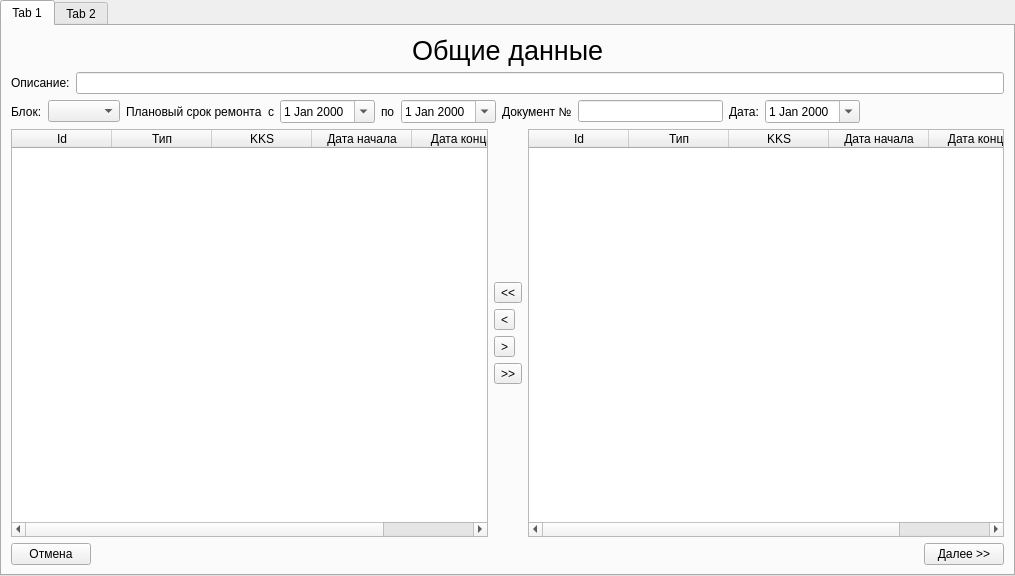
<?xml version="1.0" encoding="UTF-8"?>
<ui version="4.0">
 <class>TRReportForm</class>
 <widget class="QWidget" name="TRReportForm">
  <property name="geometry">
   <rect>
    <x>0</x>
    <y>0</y>
    <width>1015</width>
    <height>576</height>
   </rect>
  </property>
  <property name="windowTitle">
   <string>Отчёт по ТР</string>
  </property>
  <layout class="QHBoxLayout" name="horizontalLayout">
   <property name="leftMargin">
    <number>0</number>
   </property>
   <property name="topMargin">
    <number>0</number>
   </property>
   <property name="rightMargin">
    <number>0</number>
   </property>
   <property name="bottomMargin">
    <number>0</number>
   </property>
   <item>
    <widget class="QTabWidget" name="tabWidget">
     <property name="currentIndex">
      <number>0</number>
     </property>
     <widget class="QWidget" name="commonTab">
      <attribute name="title">
       <string>Tab 1</string>
      </attribute>
      <layout class="QVBoxLayout" name="verticalLayout_2">
       <item>
        <layout class="QHBoxLayout" name="horizontalLayout_2">
         <item>
          <spacer name="horizontalSpacer">
           <property name="orientation">
            <enum>Qt::Horizontal</enum>
           </property>
           <property name="sizeHint" stdset="0">
            <size>
             <width>40</width>
             <height>20</height>
            </size>
           </property>
          </spacer>
         </item>
         <item>
          <widget class="QLabel" name="label">
           <property name="font">
            <font>
             <pointsize>20</pointsize>
            </font>
           </property>
           <property name="text">
            <string>Общие данные</string>
           </property>
          </widget>
         </item>
         <item>
          <spacer name="horizontalSpacer_2">
           <property name="orientation">
            <enum>Qt::Horizontal</enum>
           </property>
           <property name="sizeHint" stdset="0">
            <size>
             <width>40</width>
             <height>20</height>
            </size>
           </property>
          </spacer>
         </item>
        </layout>
       </item>
       <item>
        <layout class="QHBoxLayout" name="horizontalLayout_15">
         <item>
          <widget class="QLabel" name="label_4">
           <property name="text">
            <string>Описание:</string>
           </property>
          </widget>
         </item>
         <item>
          <widget class="QLineEdit" name="descEdit"/>
         </item>
        </layout>
       </item>
       <item>
        <layout class="QHBoxLayout" name="horizontalLayout_5">
         <item>
          <widget class="QLabel" name="label_2">
           <property name="text">
            <string>Блок:</string>
           </property>
          </widget>
         </item>
         <item>
          <widget class="QComboBox" name="unitBox"/>
         </item>
         <item>
          <widget class="QLabel" name="label_8">
           <property name="text">
            <string>Плановый срок ремонта</string>
           </property>
          </widget>
         </item>
         <item>
          <widget class="QLabel" name="label_6">
           <property name="text">
            <string>с</string>
           </property>
          </widget>
         </item>
         <item>
          <widget class="QDateEdit" name="begDateEdit">
           <property name="calendarPopup">
            <bool>true</bool>
           </property>
          </widget>
         </item>
         <item>
          <widget class="QLabel" name="label_7">
           <property name="text">
            <string>по</string>
           </property>
          </widget>
         </item>
         <item>
          <widget class="QDateEdit" name="endDateEdit">
           <property name="calendarPopup">
            <bool>true</bool>
           </property>
          </widget>
         </item>
         <item>
          <widget class="QLabel" name="docLabel">
           <property name="text">
            <string>Документ №</string>
           </property>
          </widget>
         </item>
         <item>
          <widget class="QLineEdit" name="docNumEdit">
           <property name="inputMask">
            <string/>
           </property>
           <property name="text">
            <string/>
           </property>
           <property name="maxLength">
            <number>32767</number>
           </property>
           <property name="cursorPosition">
            <number>0</number>
           </property>
          </widget>
         </item>
         <item>
          <widget class="QLabel" name="label_13">
           <property name="text">
            <string>Дата:</string>
           </property>
          </widget>
         </item>
         <item>
          <widget class="QDateEdit" name="dateEdit">
           <property name="calendarPopup">
            <bool>true</bool>
           </property>
          </widget>
         </item>
         <item>
          <spacer name="horizontalSpacer_4">
           <property name="orientation">
            <enum>Qt::Horizontal</enum>
           </property>
           <property name="sizeHint" stdset="0">
            <size>
             <width>40</width>
             <height>20</height>
            </size>
           </property>
          </spacer>
         </item>
        </layout>
       </item>
       <item>
        <layout class="QHBoxLayout" name="horizontalLayout_4">
         <item>
          <widget class="DragDropTable" name="selectedTRTable">
           <property name="acceptDrops">
            <bool>true</bool>
           </property>
           <property name="editTriggers">
            <set>QAbstractItemView::NoEditTriggers</set>
           </property>
           <property name="dragDropMode">
            <enum>QAbstractItemView::DragDrop</enum>
           </property>
           <property name="selectionMode">
            <enum>QAbstractItemView::SingleSelection</enum>
           </property>
           <property name="selectionBehavior">
            <enum>QAbstractItemView::SelectRows</enum>
           </property>
           <attribute name="verticalHeaderVisible">
            <bool>true</bool>
           </attribute>
           <column>
            <property name="text">
             <string>Id</string>
            </property>
           </column>
           <column>
            <property name="text">
             <string>Тип</string>
            </property>
           </column>
           <column>
            <property name="text">
             <string>KKS</string>
            </property>
           </column>
           <column>
            <property name="text">
             <string>Дата начала</string>
            </property>
           </column>
           <column>
            <property name="text">
             <string>Дата конца</string>
            </property>
           </column>
          </widget>
         </item>
         <item>
          <layout class="QVBoxLayout" name="verticalLayout">
           <item>
            <spacer name="verticalSpacer">
             <property name="orientation">
              <enum>Qt::Vertical</enum>
             </property>
             <property name="sizeHint" stdset="0">
              <size>
               <width>20</width>
               <height>40</height>
              </size>
             </property>
            </spacer>
           </item>
           <item>
            <widget class="QToolButton" name="addAllButton">
             <property name="text">
              <string>&lt;&lt;</string>
             </property>
            </widget>
           </item>
           <item>
            <widget class="QToolButton" name="addButton">
             <property name="text">
              <string>&lt;</string>
             </property>
            </widget>
           </item>
           <item>
            <widget class="QToolButton" name="removeButton">
             <property name="text">
              <string>&gt;</string>
             </property>
            </widget>
           </item>
           <item>
            <widget class="QToolButton" name="removeAllButton">
             <property name="text">
              <string>&gt;&gt;</string>
             </property>
            </widget>
           </item>
           <item>
            <spacer name="verticalSpacer_2">
             <property name="orientation">
              <enum>Qt::Vertical</enum>
             </property>
             <property name="sizeHint" stdset="0">
              <size>
               <width>20</width>
               <height>40</height>
              </size>
             </property>
            </spacer>
           </item>
          </layout>
         </item>
         <item>
          <widget class="DragDropTable" name="trTable">
           <property name="acceptDrops">
            <bool>true</bool>
           </property>
           <property name="editTriggers">
            <set>QAbstractItemView::NoEditTriggers</set>
           </property>
           <property name="dragDropMode">
            <enum>QAbstractItemView::DragDrop</enum>
           </property>
           <property name="selectionMode">
            <enum>QAbstractItemView::SingleSelection</enum>
           </property>
           <property name="selectionBehavior">
            <enum>QAbstractItemView::SelectRows</enum>
           </property>
           <attribute name="verticalHeaderVisible">
            <bool>false</bool>
           </attribute>
           <column>
            <property name="text">
             <string>Id</string>
            </property>
           </column>
           <column>
            <property name="text">
             <string>Тип</string>
            </property>
           </column>
           <column>
            <property name="text">
             <string>KKS</string>
            </property>
           </column>
           <column>
            <property name="text">
             <string>Дата начала</string>
            </property>
           </column>
           <column>
            <property name="text">
             <string>Дата конца</string>
            </property>
           </column>
          </widget>
         </item>
        </layout>
       </item>
       <item>
        <layout class="QHBoxLayout" name="horizontalLayout_3">
         <item>
          <widget class="QPushButton" name="cancelButton">
           <property name="text">
            <string>Отмена</string>
           </property>
          </widget>
         </item>
         <item>
          <spacer name="horizontalSpacer_3">
           <property name="orientation">
            <enum>Qt::Horizontal</enum>
           </property>
           <property name="sizeHint" stdset="0">
            <size>
             <width>40</width>
             <height>20</height>
            </size>
           </property>
          </spacer>
         </item>
         <item>
          <widget class="QPushButton" name="nextButton">
           <property name="text">
            <string>Далее &gt;&gt;</string>
           </property>
          </widget>
         </item>
        </layout>
       </item>
      </layout>
     </widget>
     <widget class="QWidget" name="signTab">
      <attribute name="title">
       <string>Tab 2</string>
      </attribute>
      <layout class="QVBoxLayout" name="verticalLayout_8">
       <item>
        <layout class="QHBoxLayout" name="horizontalLayout_6">
         <item>
          <spacer name="horizontalSpacer_5">
           <property name="orientation">
            <enum>Qt::Horizontal</enum>
           </property>
           <property name="sizeHint" stdset="0">
            <size>
             <width>40</width>
             <height>20</height>
            </size>
           </property>
          </spacer>
         </item>
         <item>
          <widget class="QLabel" name="label_3">
           <property name="font">
            <font>
             <pointsize>20</pointsize>
            </font>
           </property>
           <property name="text">
            <string>Данные подписантов</string>
           </property>
          </widget>
         </item>
         <item>
          <spacer name="horizontalSpacer_6">
           <property name="orientation">
            <enum>Qt::Horizontal</enum>
           </property>
           <property name="sizeHint" stdset="0">
            <size>
             <width>40</width>
             <height>20</height>
            </size>
           </property>
          </spacer>
         </item>
        </layout>
       </item>
       <item>
        <layout class="QHBoxLayout" name="horizontalLayout_17">
         <item>
          <layout class="QVBoxLayout" name="verticalLayout_7">
           <item>
            <layout class="QVBoxLayout" name="verticalLayout_3">
             <item>
              <widget class="QLabel" name="label_11">
               <property name="text">
                <string>Подразделение-владелец:</string>
               </property>
              </widget>
             </item>
             <item>
              <layout class="QHBoxLayout" name="horizontalLayout_7">
               <property name="spacing">
                <number>0</number>
               </property>
               <item>
                <widget class="DragDropEdit" name="ownerEdit">
                 <property name="readOnly">
                  <bool>true</bool>
                 </property>
                </widget>
               </item>
               <item>
                <widget class="QToolButton" name="ownerClearButton">
                 <property name="text">
                  <string>x</string>
                 </property>
                </widget>
               </item>
              </layout>
             </item>
            </layout>
           </item>
           <item>
            <layout class="QVBoxLayout" name="verticalLayout_4">
             <item>
              <widget class="QLabel" name="label_5">
               <property name="text">
                <string>Члены комиссии:</string>
               </property>
              </widget>
             </item>
             <item>
              <layout class="QHBoxLayout" name="horizontalLayout_8">
               <property name="spacing">
                <number>0</number>
               </property>
               <item>
                <widget class="DragDropEdit" name="member1Edit">
                 <property name="readOnly">
                  <bool>true</bool>
                 </property>
                </widget>
               </item>
               <item>
                <widget class="QToolButton" name="member1ClearButton">
                 <property name="text">
                  <string>x</string>
                 </property>
                </widget>
               </item>
              </layout>
             </item>
             <item>
              <layout class="QHBoxLayout" name="horizontalLayout_9">
               <property name="spacing">
                <number>0</number>
               </property>
               <item>
                <widget class="DragDropEdit" name="member2Edit">
                 <property name="readOnly">
                  <bool>true</bool>
                 </property>
                </widget>
               </item>
               <item>
                <widget class="QToolButton" name="member2ClearButton">
                 <property name="text">
                  <string>x</string>
                 </property>
                </widget>
               </item>
              </layout>
             </item>
             <item>
              <layout class="QHBoxLayout" name="horizontalLayout_10">
               <property name="spacing">
                <number>0</number>
               </property>
               <item>
                <widget class="DragDropEdit" name="member3Edit">
                 <property name="readOnly">
                  <bool>true</bool>
                 </property>
                </widget>
               </item>
               <item>
                <widget class="QToolButton" name="member3ClearButton">
                 <property name="text">
                  <string>x</string>
                 </property>
                </widget>
               </item>
              </layout>
             </item>
             <item>
              <layout class="QHBoxLayout" name="horizontalLayout_11">
               <property name="spacing">
                <number>0</number>
               </property>
               <item>
                <widget class="DragDropEdit" name="member4Edit">
                 <property name="readOnly">
                  <bool>true</bool>
                 </property>
                </widget>
               </item>
               <item>
                <widget class="QToolButton" name="member4ClearButton">
                 <property name="text">
                  <string>x</string>
                 </property>
                </widget>
               </item>
              </layout>
             </item>
             <item>
              <layout class="QHBoxLayout" name="horizontalLayout_13">
               <property name="spacing">
                <number>0</number>
               </property>
               <item>
                <widget class="DragDropEdit" name="member5Edit">
                 <property name="autoFillBackground">
                  <bool>false</bool>
                 </property>
                 <property name="readOnly">
                  <bool>true</bool>
                 </property>
                </widget>
               </item>
               <item>
                <widget class="QToolButton" name="member5ClearButton">
                 <property name="text">
                  <string>x</string>
                 </property>
                </widget>
               </item>
              </layout>
             </item>
            </layout>
           </item>
           <item>
            <layout class="QVBoxLayout" name="verticalLayout_5">
             <item>
              <widget class="QLabel" name="label_12">
               <property name="text">
                <string>Подразделение АС, ответственное за ремонт </string>
               </property>
              </widget>
             </item>
             <item>
              <layout class="QHBoxLayout" name="horizontalLayout_14">
               <property name="spacing">
                <number>0</number>
               </property>
               <item>
                <widget class="DragDropEdit" name="repairerEdit">
                 <property name="readOnly">
                  <bool>true</bool>
                 </property>
                </widget>
               </item>
               <item>
                <widget class="QToolButton" name="repairerClearButton">
                 <property name="text">
                  <string>x</string>
                 </property>
                </widget>
               </item>
              </layout>
             </item>
            </layout>
           </item>
           <item>
            <layout class="QVBoxLayout" name="verticalLayout_6">
             <item>
              <widget class="QLabel" name="label_10">
               <property name="text">
                <string>Руководитель работ по ремонту оборудования:</string>
               </property>
              </widget>
             </item>
             <item>
              <layout class="QHBoxLayout" name="horizontalLayout_16">
               <property name="spacing">
                <number>0</number>
               </property>
               <item>
                <widget class="DragDropEdit" name="chiefEdit">
                 <property name="readOnly">
                  <bool>true</bool>
                 </property>
                </widget>
               </item>
               <item>
                <widget class="QToolButton" name="chiefClearButton">
                 <property name="text">
                  <string>x</string>
                 </property>
                </widget>
               </item>
              </layout>
             </item>
            </layout>
           </item>
           <item>
            <spacer name="verticalSpacer_3">
             <property name="orientation">
              <enum>Qt::Vertical</enum>
             </property>
             <property name="sizeHint" stdset="0">
              <size>
               <width>20</width>
               <height>40</height>
              </size>
             </property>
            </spacer>
           </item>
          </layout>
         </item>
         <item>
          <widget class="QTableWidget" name="signersTable">
           <property name="editTriggers">
            <set>QAbstractItemView::NoEditTriggers</set>
           </property>
           <property name="dragEnabled">
            <bool>true</bool>
           </property>
           <property name="dragDropMode">
            <enum>QAbstractItemView::DragOnly</enum>
           </property>
           <property name="selectionMode">
            <enum>QAbstractItemView::SingleSelection</enum>
           </property>
           <property name="selectionBehavior">
            <enum>QAbstractItemView::SelectRows</enum>
           </property>
           <attribute name="verticalHeaderVisible">
            <bool>false</bool>
           </attribute>
           <column>
            <property name="text">
             <string>Id</string>
            </property>
           </column>
           <column>
            <property name="text">
             <string>ФИО</string>
            </property>
           </column>
           <column>
            <property name="text">
             <string>Должность</string>
            </property>
           </column>
          </widget>
         </item>
        </layout>
       </item>
       <item>
        <layout class="QHBoxLayout" name="horizontalLayout_12">
         <property name="sizeConstraint">
          <enum>QLayout::SetMinimumSize</enum>
         </property>
         <item>
          <widget class="QPushButton" name="backButton">
           <property name="text">
            <string>&lt;&lt; Назад</string>
           </property>
          </widget>
         </item>
         <item>
          <spacer name="horizontalSpacer_8">
           <property name="orientation">
            <enum>Qt::Horizontal</enum>
           </property>
           <property name="sizeHint" stdset="0">
            <size>
             <width>40</width>
             <height>20</height>
            </size>
           </property>
          </spacer>
         </item>
         <item>
          <widget class="QPushButton" name="doneButton">
           <property name="text">
            <string>Готово</string>
           </property>
          </widget>
         </item>
        </layout>
       </item>
      </layout>
     </widget>
    </widget>
   </item>
  </layout>
 </widget>
 <customwidgets>
  <customwidget>
   <class>DragDropTable</class>
   <extends>QTableWidget</extends>
   <header>dragdroptable.h</header>
  </customwidget>
  <customwidget>
   <class>DragDropEdit</class>
   <extends>QLineEdit</extends>
   <header>dragdropedit.h</header>
  </customwidget>
 </customwidgets>
 <resources/>
 <connections/>
</ui>
